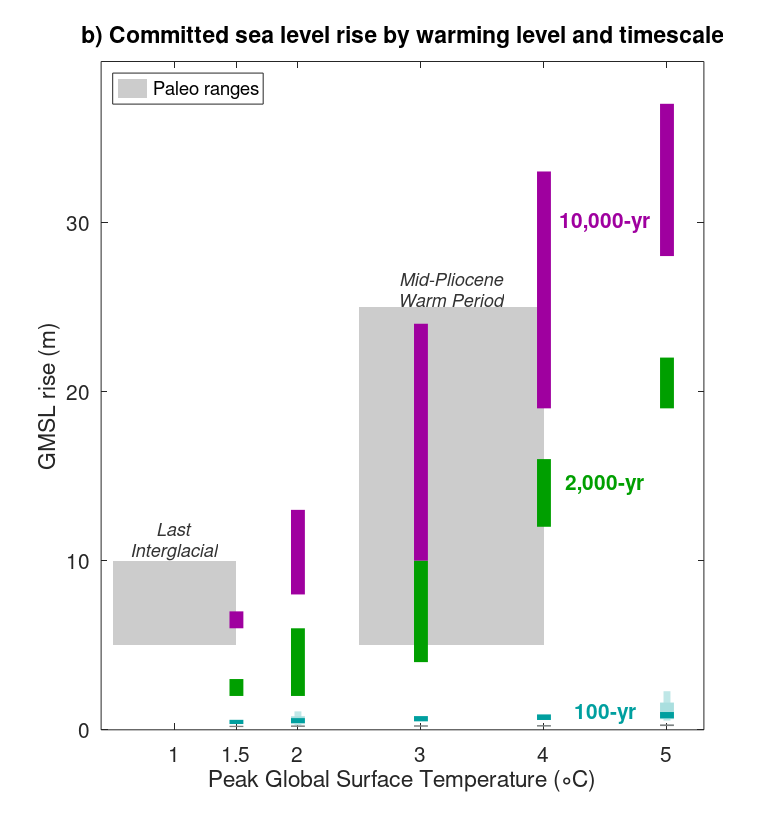
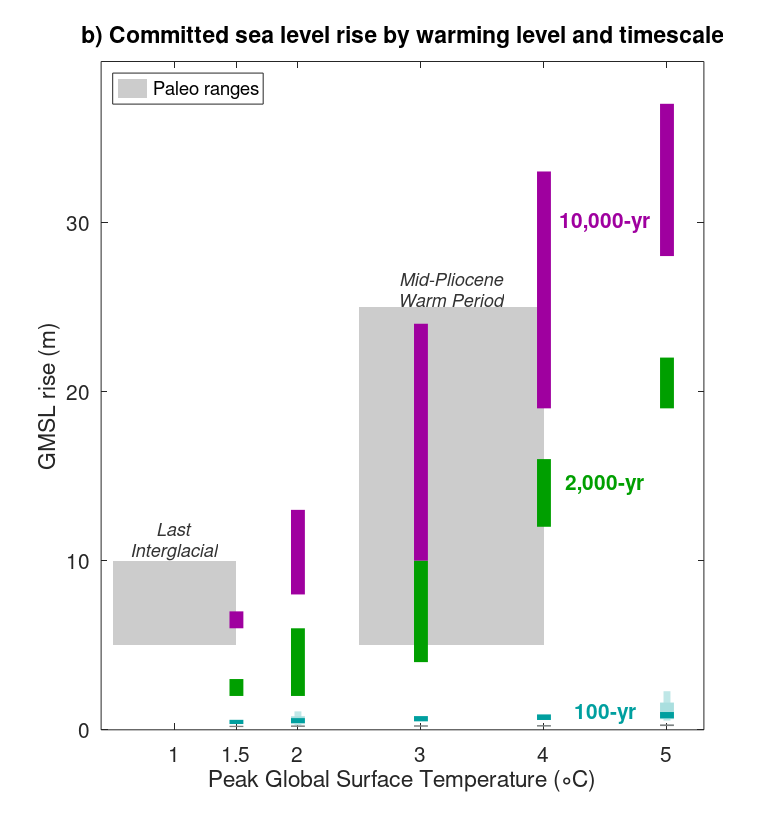

Write the MATLAB code that produced these figures, in order.
% 2021-03-02 21:46:47 -0500
fontsize=15;

GSATwl=[1.5 2.0 3.0 4.0 5.0];

GMSLwl2050=[
    0.16 0.19 0.24
    0.17 0.20 0.26
    0.18 0.21 0.27
    0.19 0.22 0.28
    0.22 0.25 0.32
    ];
GMSLwl=[
    0.34 0.44 0.59
    0.40 0.51 0.69
    0.50 0.62 0.81
    0.58 0.70 0.91
    0.68 0.81 1.05
    ];
GMSLLC=[
    0.33 0.45 0.80
    0.63 0.88 1.61];
GMSLLC90=[
    0.26 0.45 1.09
    0.54 0.88 2.28];

        
GMSLcom2000=[
    2 3
    2 6
    4 10
    12 16
    19 22
];

GMSLcom10000=[
    6 7
    8 13
    10 24
    19 33
    28 37
];

colrs=[
    159 0 159
    0 159 0
    0 159 159
    124 130 130
]/255;

Paleo.label={'EECO',sprintf('Mid-Pliocene\nWarm Period'),sprintf('Last\nInterglacial'),''};
Paleo.T=[15 3.25 1.0 0.1];
Paleo.Tsd=[3 0.75 0.5 0.1];
Paleo.sl=[73 15 7.5 0];
Paleo.slsd=[3 10 2.5 0.1];
paleocolor=[124 130 130]/255;

figure;
clf;
for www=1:length(Paleo.T);
    paleopatch(www)=patch([Paleo.T(www)+Paleo.Tsd(www) ...
        Paleo.T(www)-Paleo.Tsd(www) ...
        Paleo.T(www)-Paleo.Tsd(www) ...
        Paleo.T(www)+Paleo.Tsd(www) ...
        Paleo.T(www)+Paleo.Tsd(www)], ...
        [Paleo.sl(www)+Paleo.slsd(www) ...
        Paleo.sl(www)+Paleo.slsd(www) ...
        Paleo.sl(www)-Paleo.slsd(www) ...
        Paleo.sl(www)-Paleo.slsd(www) ...
        Paleo.sl(www)+Paleo.slsd(www)],'k', ...
        'EdgeColor', 'none', 'FaceAlpha', 0.2)
    ht=text(Paleo.T(www)+0*Paleo.Tsd(www),Paleo.sl(www)+Paleo.slsd(www),Paleo.label(www),'FontSize',fontsize-2, ...
    'VerticalAlignment','bottom','HorizontalAlignment','center','FontAngle','italic','Color',[.2 .2 .2]);
end
%             for www=1:length(Paleo.T);
%                 plot(Paleo.T(www)*[1 1]+Paleo.Tsd(www),Paleo.sl(www)*[1 1]+Paleo.slsd(www).*[-1 1],'-','Color',paleocolor);
%                 plot(Paleo.T(www)*[1 1]-Paleo.Tsd(www),Paleo.sl(www)*[1 1]+Paleo.slsd(www).*[-1 1],'-','Color',paleocolor);
%                 plot(Paleo.T(www)*[1 1]+Paleo.Tsd(www).*[-1 1],Paleo.sl(www)*[1 1]-Paleo.slsd(www),'-','Color',paleocolor);
%                 plot(Paleo.T(www)*[1 1]-Paleo.Tsd(www).*[-1 1],Paleo.sl(www)*[1 1]+Paleo.slsd(www),'-','Color',paleocolor);
%                 %plot(Paleo.T(www)*[1 1],Paleo.sl(www)+[-1 1]*Paleo.slsd(www),'-','Color',paleocolor);
%                 %plot(Paleo.T(www)+[1 -1]*Paleo.Tsd(www),Paleo.sl(www)*[1 1],'-','Color',paleocolor);
%             end
%hl=legend(paleopatch(1),'Paleo ranges','Location','Northwest');
hold on;

plot([1 1]*GSATwl(end),GMSLLC90(2,[1 3]),'Color',(colrs(3,:)+3*[1 1 1])/4,'LineWidth',5); hold on;
plot([1 1]*GSATwl(end),GMSLLC(2,[1 3]),'Color',(colrs(3,:)+2*[1 1 1])/3,'LineWidth',10); hold on;
plot([1 1]*GSATwl(2),GMSLLC90(1,[1 3]),'Color',(colrs(3,:)+3*[1 1 1])/4,'LineWidth',5); hold on;
plot([1 1]*GSATwl(2),GMSLLC(1,[1 3]),'Color',(colrs(3,:)+2*[1 1 1])/3,'LineWidth',10); hold on;

for sss=1:length(GSATwl);
    plot([1 1]*GSATwl(sss),GMSLwl(sss,[1 3]),'Color',colrs(3,:),'LineWidth',10);
    plot([1 1]*GSATwl(sss),GMSLwl2050(sss,[1 3]),'Color',colrs(4,:),'LineWidth',10);
end
for sss=1:length(GSATwl);
    plot([1 1]*GSATwl(sss),GMSLcom2000(sss,[1 2]),'Color',colrs(2,:),'LineWidth',10);
    hold on;
    plot([1 1]*GSATwl(sss),GMSLcom10000(sss,[1 2]),'Color',colrs(1,:),'LineWidth',10);
end
xlabel('Peak Global Surface Temperature (\circC)');
box on;
% pos=get(gca,'position');
% pos(2)=pos(2)-.06;
% set(gca,'position',pos);

txt = {sprintf('10,000-yr')};
text(4.5 ,30 ,txt,'FontSize',fontsize, ...
    'Color', colrs(1,:),'HorizontalAlignment','center','FontWeight','bold')

txt = {sprintf('2,000-yr')};
ht=    text(4.5 ,14.5 ,txt,'FontSize',fontsize, ...
        'Color', colrs(2,:),'HorizontalAlignment','center','FontWeight','bold')


txt = {'100-yr'};
text(4.5 ,1 ,txt,'FontSize',fontsize, ...
        'Color', colrs(3,:),'HorizontalAlignment','center','FontWeight','bold')

% for www=1:length(Paleo.T);
%     plot(Paleo.T(www)*[1 1]+Paleo.Tsd(www),Paleo.sl(www)*[1 1]+Paleo.slsd(www).*[-1 1],'-','Color',paleocolor);
%     plot(Paleo.T(www)*[1 1]-Paleo.Tsd(www),Paleo.sl(www)*[1 1]+Paleo.slsd(www).*[-1 1],'-','Color',paleocolor);
%     plot(Paleo.T(www)*[1 1]+Paleo.Tsd(www).*[-1 1],Paleo.sl(www)*[1 1]-Paleo.slsd(www),'-','Color',paleocolor);
%     plot(Paleo.T(www)*[1 1]-Paleo.Tsd(www).*[-1 1],Paleo.sl(www)*[1 1]+Paleo.slsd(www),'-','Color',paleocolor);
%     %plot(Paleo.T(www)*[1 1],Paleo.sl(www)+[-1 1]*Paleo.slsd(www),'-','Color',paleocolor);
%     %plot(Paleo.T(www)+[1 -1]*Paleo.Tsd(www),Paleo.sl(www)*[1 1],'-','Color',paleocolor);
% end

ylabel('GMSL rise (m)');
hl=legend(paleopatch(1),'Paleo ranges','Location','Northwest');
set(gca,'xlim',[0.4 5.3],'xtick',[1 1.5 2:5],'fontsize',fontsize,'ylim',[0 39.5]);
ht=title({'b) Committed sea level rise by warming level and timescale'})

set(gcf,'PaperPosition',[0.3611 2.5833 7.7778 8.2]);

saveas(gcf,'TSwls_1panel.png','png');
print(gcf,'TSwls_1panel.eps','-depsc2', '-painters');
